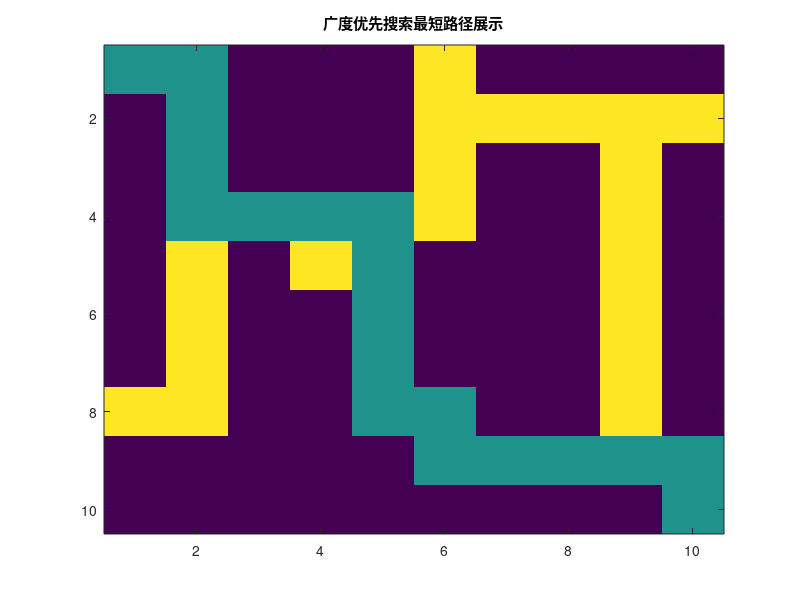

The MATLAB source for this figure:
clear all
clc

% 广度优先的思想可以用于求解最短路径，在选择时将所有分支放入备选项，并且，每一分支后续路线不能再经过先前的备选项，否则，前一次选择时可以直接到那一重复的备选项
% 也即一层中先遍历所有分支（广度优先）

% 用矩阵表示迷宫，1表示可通行，0表示墙壁
Maze=[1 1 0 0 0 1 0 0 0 0;
      0 1 0 0 0 1 1 1 1 1;
      0 1 0 0 0 1 0 0 1 0;
      0 1 1 1 1 1 0 0 1 0;
      0 1 0 1 1 0 0 0 1 0;
      0 1 0 0 1 0 0 0 1 0;
      0 1 0 0 1 0 0 0 1 0;
      1 1 0 0 1 1 0 0 1 0;
      0 0 0 0 0 1 1 1 1 1;
      0 0 0 0 0 0 0 0 0 1];
Solution=Maze;                  % 定义结果展示矩阵，便与绘图展示保存迷宫初始样式（因为迷宫在BFS过程中会标记走过发生改动）

P=[1 1 -1];           % 起点为(1,1),第三个量为该路径中上一个点在队列中的下标，先默认-1，用于反向求路径
q_p={P};              % 存放迷宫坐标点的队列
Maze(P(1),P(2))=0;    % 用0表示迷宫中的某一个点已经走过,不能再走，因为是BFS要求不能再经过前一分支的备选项
flag=false;           % 判断是否能够走到终点，预设为不能
dx=[1 -1 0 0];        % 1表示向右，-1表示向左
dy=[0 0 1 -1];        % 1表示向上，-1表示向下

 
% 初始点进队，队列不为空时循环
% 循环体内：
% 出队一个点p，标记为已走过，找p四周所有可以走的方向，假设有p1，p2，将其入队
% 重复上面操作，直到p的坐标与出口坐标相等，找到了出口，同时逆向查找至入口，得出最短路径

front=1;
rear=2;
while(front<rear)                   % 队列为空则证明找不到出口
       for i=1:4                    % 未找到终点前，得一直向四周进行搜索，能走就进队
           P_try=[q_p{front}(1)+dy(i),q_p{front}(2)+dx(i)];
           if(P_try(1)<1|P_try(1)>10|P_try(2)<1|P_try(2)>10)
               continue
           end
           if( Maze(P_try(1),P_try(2))==1) % 若可访问
               temp=[P_try(1) P_try(2) front];
               q_p{end+1}=temp;
               rear=rear+1;
               Maze(P_try(1),P_try(2))=0;      % 把访问过的地方标记成不能走
           end
           if(P_try(1)==10&P_try(2)==10)
               flag=true;                       % 找到解的判断符取真
               pre=front;                       % 当前点，准备回溯路径
               Solution(P_try(1),P_try(2))=0.5; % 回溯路径，从倒数第二格开始，因此最后一格先标记
               dis=0;                           % 回溯路径，从倒数第二开始
               while(pre~=-1)                   % 回溯路径，并且把对应点标为0.5，方便用图像展示
                   Solution(q_p{pre}(1),q_p{pre}(2))=0.5;
                   pre=q_p{pre}(3);
                   dis=dis+1;                  % 路径统计长度
               end
           end
       end
        front=front+1;
end
if(~flag)
    disp('找不到走出迷宫的路！')
else
    disp(['最短路径长度为',num2str(dis)])
    image(Solution,'CDataMapping','scaled');
    title('广度优先搜索最短路径展示')
end


            
                
            
        
    
    